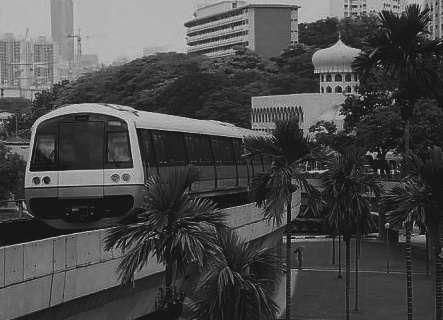
%> input picture images/mrt-train.jpg, 443 x 320 px
$ octave Lab1.m   (GNU Octave 9; MATLAB toolbox functions it lacks are replaced by stand-ins)
%> lines starting %> are read from the running program, lines starting %| are printed output that depends on the picture
%%%%%%%%%%%%%%%%%%%%%%%%%%%%%%%%%%%%%%%%%%%%%%%%%%%%%%%%%%%%%%%%%%%%%%%%%
%                       CZ4003 - COMPUTER VISION                        %
%                                LAB 1                                  %
%%%%%%%%%%%%%%%%%%%%%%%%%%%%%%%%%%%%%%%%%%%%%%%%%%%%%%%%%%%%%%%%%%%%%%%%%
% Point Processing + Spatial Filtering + Frequency Filtering +          %
% Imaging Geometry                                                      %
%%%%%%%%%%%%%%%%%%%%%%%%%%%%%%%%%%%%%%%%%%%%%%%%%%%%%%%%%%%%%%%%%%%%%%%%%
%                    by Hans Albert Lianto, U1620116K                   %
%%%%%%%%%%%%%%%%%%%%%%%%%%%%%%%%%%%%%%%%%%%%%%%%%%%%%%%%%%%%%%%%%%%%%%%%%

%%%%%%%%%%%%%%%%%%%%%%%%%%%%%%%%%%%%%%%%%%%%%%%%%%%%%%%%%%%%%%%%%%%%%%%%%
% 1.1 CONTRAST SKETCHING                                                %
%%%%%%%%%%%%%%%%%%%%%%%%%%%%%%%%%%%%%%%%%%%%%%%%%%%%%%%%%%%%%%%%%%%%%%%%%

% get MRT train image
pic = imread('mrt-train.jpg');
%> pic is the input picture: size 320x443x3 uint8; min 13, max 204, mean 74

% convert to grayscale image matrix format
bw_pic = rgb2gray(pic);

% display normal image
figure
imshow(bw_pic);

% contrast sketching
cntr_pic = imsubtract(bw_pic, double(min(bw_pic(:))));
cntr_pic = immultiply(cntr_pic, 255 ./ double(max(bw_pic(:)) - min(bw_pic(:))));

% display contrasted image
figure
imshow(cntr_pic);

%%%%%%%%%%%%%%%%%%%%%%%%%%%%%%%%%%%%%%%%%%%%%%%%%%%%%%%%%%%%%%%%%%%%%%%%%
% 1.2 HISTOGRAM EQUALIZATION                                            %
%%%%%%%%%%%%%%%%%%%%%%%%%%%%%%%%%%%%%%%%%%%%%%%%%%%%%%%%%%%%%%%%%%%%%%%%%

% get image intensity histogram of picture with 10 bins
figure
imhist(bw_pic, 10);
%> figure, not shown here; highest point at x = 28.33, y = 50391

% get image intensity histogram of picture with 256 bins
figure
imhist(bw_pic, 256);
%> figure, not shown here; highest point at x = 23, y = 2935

% perform histogram equalization
hist_pic = histeq(bw_pic, 255);

% resdisplay image intensity histograms
figure
imhist(hist_pic, 10);
%> figure, not shown here; highest point at x = 85, y = 16652

figure
imhist(hist_pic, 256);
%> figure, not shown here; highest point at x = 13, y = 2935

% apply histogram equalization again
hist_pic_again = histeq(hist_pic, 255);

% redisplay histograms again
figure
imhist(hist_pic_again, 10);

figure
imhist(hist_pic_again, 255);
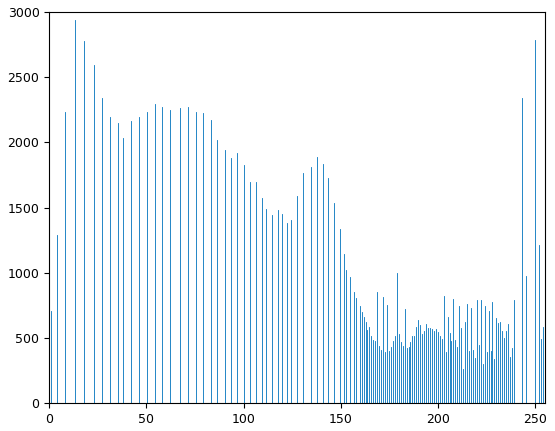
%> figure redrawn from the program's plot data; highest point at x = 13.05, y = 2935

% apply histogram equalization yet again
hist_pic_again_again = histeq(hist_pic_again, 255);

% redisplay histograms yet again
figure
imhist(hist_pic_again_again, 10);

figure
imhist(hist_pic_again_again, 255);

%%%%%%%%%%%%%%%%%%%%%%%%%%%%%%%%%%%%%%%%%%%%%%%%%%%%%%%%%%%%%%%%%%%%%%%%%
% 1.3 LINEAR SPATIAL FILTERING                                          %
%%%%%%%%%%%%%%%%%%%%%%%%%%%%%%%%%%%%%%%%%%%%%%%%%%%%%%%%%%%%%%%%%%%%%%%%%

% generate filters
x_dimension = 5;
y_dimension = 5;
deviation_i = 1.0;
deviation_ii = 2.0;

a = x_dimension / 2;
b = y_dimension / 2;

% generate empty filters
filter_i = zeros([y_dimension, x_dimension]);
filter_ii = zeros([y_dimension, x_dimension]);

% iterate through empty filters and fill with Gaussian function
for y_index = 1:y_dimension
    for x_index = 1:x_dimension

        % get values for s and t
        s = y_index - ceil(y_dimension / 2);
        t = x_index - ceil(x_dimension / 2);

        filter_i(y_index, x_index) = exp(-(s.^2 + t.^ 2) ./ (2 .* (deviation_i) .^2)) ./ (2 .* pi .* (deviation_i).^2);
        filter_ii(y_index, x_index) = exp(-(s.^2 + t.^ 2) ./ (2 .* (deviation_ii) .^2)) ./ (2 .* pi .* (deviation_ii).^2);
    end
end

% normalize filters so sum of elements is 1
sum_filter_i = sum(filter_i, 'all');
sum_filter_ii = sum(filter_ii, 'all');

filter_i = filter_i ./ sum_filter_i;
filter_ii = filter_ii ./ sum_filter_ii;

% visualizing the 3D filters
x = -floor(x_dimension / 2) : 1 : floor(x_dimension / 2);
y = -floor(y_dimension / 2) : 1 : floor(y_dimension / 2);
[X, Y] = meshgrid(x, y);

figure
mesh(X, Y, filter_i)

figure
mesh(X, Y, filter_ii)
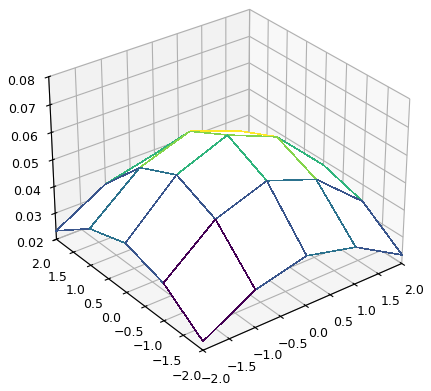
%> figure redrawn from the program's plot data

% apply filters to image
noisy_pic = imread('ntu-gn.jpg');
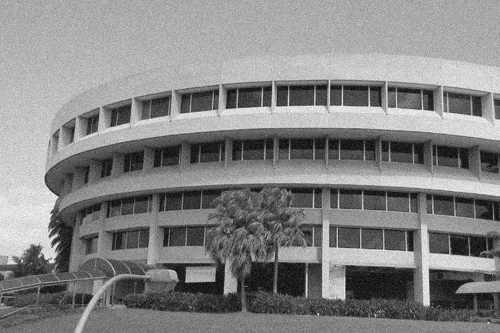
%> input picture images/ntu-gn.jpg, 500 x 333 px
%> noisy_pic is the input picture: size 333x500 uint8; min 0, max 255, mean 131.8

filtered_pic_i = uint8(conv2(noisy_pic, filter_i, 'same'));
filtered_pic_ii = uint8(conv2(noisy_pic, filter_ii, 'same'));

% display images
figure
imshow(noisy_pic);

figure
imshow(filtered_pic_i);

figure
imshow(filtered_pic_ii);

% get speckle noise image
speckle_img = imread('ntu-sp.jpg');
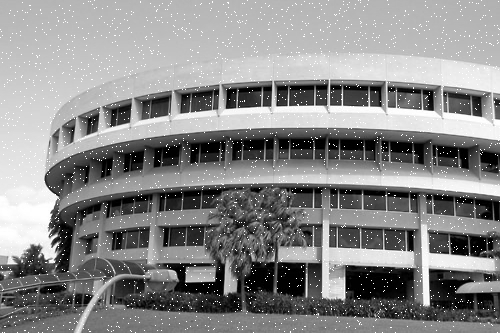
%> input picture images/ntu-sp.jpg, 500 x 333 px
%> speckle_img is the input picture: size 333x500 uint8; min 0, max 255, mean 136.7

% apply filter to image
filtered_speckled_pic_i = uint8(conv2(speckle_img, filter_i, 'same'));
filtered_speckled_pic_ii = uint8(conv2(speckle_img, filter_ii, 'same'));

% display images
figure
imshow(speckle_img);

figure
imshow(filtered_speckled_pic_i);

figure
imshow(filtered_speckled_pic_ii);

%%%%%%%%%%%%%%%%%%%%%%%%%%%%%%%%%%%%%%%%%%%%%%%%%%%%%%%%%%%%%%%%%%%%%%%%%
% 1.4 MEDIAN FILTERING                                                  %
%%%%%%%%%%%%%%%%%%%%%%%%%%%%%%%%%%%%%%%%%%%%%%%%%%%%%%%%%%%%%%%%%%%%%%%%%

% apply median filter to both images
median_filtered_noisy_pic_3 = medfilt2(noisy_pic, [3 3]);
median_filtered_noisy_pic_5 = medfilt2(noisy_pic, [5 5]);
median_filtered_speckled_pic_3 = medfilt2(speckle_img, [3 3]);
median_filtered_speckled_pic_5 = medfilt2(speckle_img, [5 5]);

% display images
figure
imshow(median_filtered_noisy_pic_3)

figure
imshow(median_filtered_noisy_pic_5)

figure
imshow(median_filtered_speckled_pic_3)

figure
imshow(median_filtered_speckled_pic_5)

%%%%%%%%%%%%%%%%%%%%%%%%%%%%%%%%%%%%%%%%%%%%%%%%%%%%%%%%%%%%%%%%%%%%%%%%%
% 1.5 SUPPRESSING NOISE INTERFERENCE PATTERNS                           %
%%%%%%%%%%%%%%%%%%%%%%%%%%%%%%%%%%%%%%%%%%%%%%%%%%%%%%%%%%%%%%%%%%%%%%%%%

% display picture with interference
interference_pic = imread('pck-int.jpg');
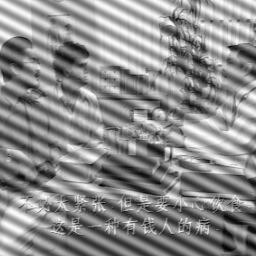
%> input picture images/pck-int.jpg, 256 x 256 px
%> interference_pic is the input picture: size 256x256 uint8; min 0, max 255, mean 139.3
imshow(interference_pic)

% obtaining Fourier transform of image using fft2
interference_ft = fft2(interference_pic);

% estimate power spectrum of image
interference_ps = abs(interference_ft);
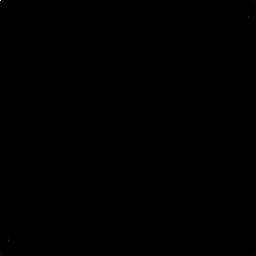
%> interference_ps: size 256x256 double; min 1.66, max 9128471, mean 3547.3; drawn with min black and max white

% display power spectrum
figure
imagesc(fftshift(interference_ps.^0.1));
colormap('default');

% display power spectrum without fftshift
figure
imagesc(interference_ps.^0.1);
colormap('default');
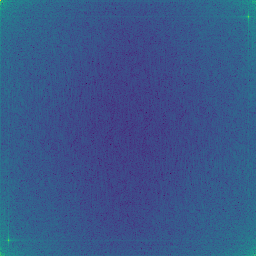
%> displayed picture: size 256x256x3, on the screen's scale of 0 to 255; mean R, G, B 56.5, 86.6, 138.9; mean of the top-left, top-right, bottom-left and bottom-right quarters 94.1, 93.9, 93.9, 94

% obtain x, y coordinates of peaks via cursor click input
%> (the run ends here)
